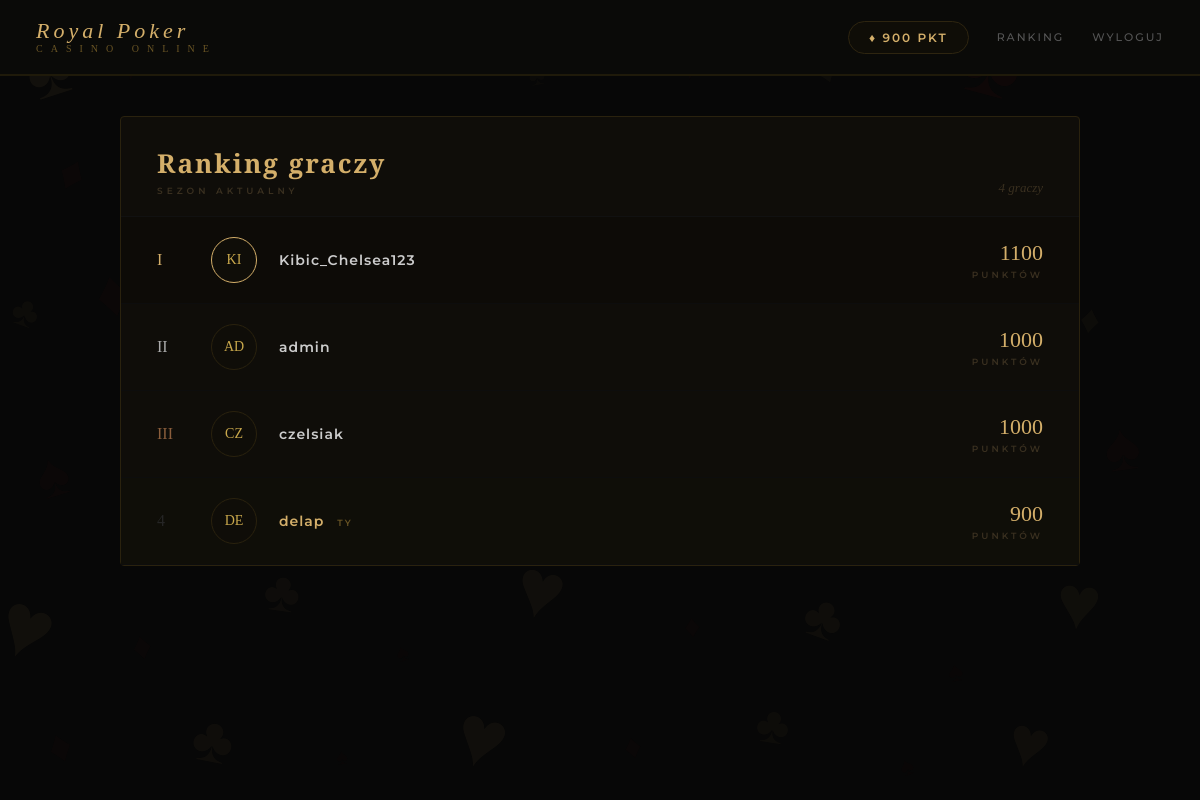
The page /ranking/ (signed in) on the database its author committed.
### accounts/models.py (models this page shows)
class Player(AbstractUser):
    points = models.IntegerField(default=1000)
    groups = models.ManyToManyField(
        'auth.Group',
        blank=True,
        related_name='player_set'
    )
    user_permissions = models.ManyToManyField(
        'auth.Permission',
        blank=True,
        related_name='player_set'
    )

### ranking/views.py (the view)
# urls.py: path('', views.ranking_view, name='ranking'),
def ranking_view(request):
    players = Player.objects.order_by('-points')
    return render(request, 'ranking/ranking.html', {'players': players})

### ranking/templates/ranking/ranking.html (shortened to what this page needs)
{% extends 'base.html' %}
{% block content %}
<div class="card" style="padding:0;">
    <div style="padding:28px 36px 20px;display:flex;justify-content:space-between;align-items:flex-end;border-bottom:1px solid #111;">
        <div>
            <h2 style="font-size:26px;margin-bottom:4px;">Ranking graczy</h2>
            <div style="font-size:9px;letter-spacing:4px;color:#3a3020;font-weight:600;">SEZON AKTUALNY</div>
        </div>
        <div style="font-family:'Playfair Display',serif;font-size:13px;color:#3a3020;font-style:italic;">{{ players.count }} graczy</div>
    </div>
    {% for player in players %}
    <a href="/ranking/profil/{{ player.username }}/" style="display:flex;align-items:center;padding:20px 36px;gap:22px;border-bottom:1px solid #0d0d0d;text-decoration:none;cursor:pointer;
        {% if forloop.first %}background:#0d0b07;{% endif %}
        {% if player == request.user %}background:#0f0e08;{% endif %}">
        <div style="font-family:'Playfair Display',serif;font-size:16px;width:32px;
            {% if forloop.counter == 1 %}color:#d4af6a;
            {% elif forloop.counter == 2 %}color:#aaa;
            {% elif forloop.counter == 3 %}color:#8b5e3c;
            {% else %}color:#252525;{% endif %}">
            {% if forloop.counter == 1 %}I
            {% elif forloop.counter == 2 %}II
            {% elif forloop.counter == 3 %}III
            {% else %}{{ forloop.counter }}{% endif %}
        </div>
        <div style="width:46px;height:46px;border-radius:50%;background:#0f0d08;
            border:1px solid {% if forloop.counter == 1 %}#d4af6a{% else %}#2a220e{% endif %};
            display:flex;align-items:center;justify-content:center;
            font-family:'Playfair Display',serif;font-size:14px;color:#c9a84c;flex-shrink:0;">
            {{ player.username|slice:":2"|upper }}
        </div>
        <div style="flex:1;">
            <div style="font-size:14px;letter-spacing:1px;font-weight:600;
                {% if player == request.user %}color:#d4af6a;{% else %}color:#ccc;{% endif %}">
                {{ player.username }}
                {% if player == request.user %}<span style="font-size:9px;letter-spacing:2px;color:#6a5525;margin-left:8px;">TY</span>{% endif %}
            </div>
        </div>
        <div style="text-align:right;">
            <div style="font-family:'Playfair Display',serif;font-size:22px;color:#d4af6a;">{{ player.points }}</div>
            <div style="font-size:9px;color:#3a3020;letter-spacing:3px;margin-top:3px;font-weight:600;">PUNKTÓW</div>
        </div>
    </a>
    {% endfor %}
</div>
{% endblock %}

### templates/base.html (shortened to what this page needs)
<!DOCTYPE html>
<html lang="pl">
<head>
</head>
<body>
    <div class="suits-bg">
        <span style="font-size:88px;top:2%;left:2%;opacity:.055;color:#d4af6a;transform:rotate(-18deg)">♠</span>
        <span style="font-size:44px;top:5%;left:10%;opacity:.04;color:#8b2020;transform:rotate(12deg)">♥</span>
        <span style="font-size:26px;top:3%;left:20%;opacity:.03;color:#d4af6a;transform:rotate(-5deg)">♦</span>
        <span style="font-size:60px;top:1%;left:32%;opacity:.035;color:#8b2020;transform:rotate(22deg)">♣</span>
        <span style="font-size:32px;top:7%;left:44%;opacity:.025;color:#d4af6a;transform:rotate(-10deg)">♠</span>
        <span style="font-size:70px;top:2%;left:56%;opacity:.04;color:#8b2020;transform:rotate(8deg)">♥</span>
        <span style="font-size:38px;top:6%;left:68%;opacity:.03;color:#d4af6a;transform:rotate(-20deg)">♦</span>
        <span style="font-size:95px;top:1%;left:80%;opacity:.055;color:#8b2020;transform:rotate(15deg)">♣</span>
        <span style="font-size:28px;top:4%;left:92%;opacity:.03;color:#d4af6a;transform:rotate(-8deg)">♠</span>
        <span style="font-size:50px;top:18%;left:5%;opacity:.035;color:#8b2020;transform:rotate(25deg)">♦</span>
        <span style="font-size:22px;top:22%;left:14%;opacity:.025;color:#d4af6a;transform:rotate(-14deg)">♣</span>
        <span style="font-size:75px;top:15%;left:24%;opacity:.04;color:#d4af6a;transform:rotate(6deg)">♠</span>
        <span style="font-size:34px;top:20%;left:38%;opacity:.03;color:#8b2020;transform:rotate(-22deg)">♥</span>
        <span style="font-size:55px;top:16%;left:50%;opacity:.035;color:#d4af6a;transform:rotate(18deg)">♦</span>
        <span style="font-size:24px;top:24%;left:62%;opacity:.025;color:#8b2020;transform:rotate(-9deg)">♣</span>
        <span style="font-size:80px;top:14%;left:72%;opacity:.045;color:#d4af6a;transform:rotate(12deg)">♥</span>
        <span style="font-size:36px;top:19%;left:86%;opacity:.03;color:#8b2020;transform:rotate(-16deg)">♠</span>
        <span style="font-size:42px;top:36%;left:1%;opacity:.03;color:#d4af6a;transform:rotate(20deg)">♣</span>
        <span style="font-size:66px;top:32%;left:8%;opacity:.04;color:#8b2020;transform:rotate(-11deg)">♦</span>
        <span style="font-size:28px;top:40%;left:18%;opacity:.025;color:#d4af6a;transform:rotate(7deg)">♠</span>
        <span style="font-size:85px;top:30%;left:28%;opacity:.045;color:#8b2020;transform:rotate(-24deg)">♥</span>
        <span style="font-size:30px;top:38%;left:42%;opacity:.025;color:#d4af6a;transform:rotate(13deg)">♦</span>
        <span style="font-size:58px;top:33%;left:54%;opacity:.038;color:#8b2020;transform:rotate(-7deg)">♣</span>
        <span style="font-size:22px;top:42%;left:66%;opacity:.022;color:#d4af6a;transform:rotate(19deg)">♠</span>
        <span style="font-size:72px;top:29%;left:76%;opacity:.042;color:#8b2020;transform:rotate(-13deg)">♥</span>
        <span style="font-size:40px;top:37%;left:90%;opacity:.03;color:#d4af6a;transform:rotate(9deg)">♦</span>
        <span style="font-size:62px;top:55%;left:3%;opacity:.038;color:#8b2020;transform:rotate(-17deg)">♠</span>
        <span style="font-size:30px;top:60%;left:12%;opacity:.025;color:#d4af6a;transform:rotate(14deg)">♥</span>
        <span style="font-size:48px;top:52%;left:22%;opacity:.032;color:#8b2020;transform:rotate(-6deg)">♣</span>
        <span style="font-size:20px;top:62%;left:34%;opacity:.022;color:#d4af6a;transform:rotate(21deg)">♦</span>
        <span style="font-size:78px;top:50%;left:44%;opacity:.042;color:#8b2020;transform:rotate(-15deg)">♠</span>
        <span style="font-size:36px;top:58%;left:58%;opacity:.028;color:#d4af6a;transform:rotate(10deg)">♥</span>
        <span style="font-size:54px;top:53%;left:70%;opacity:.035;color:#8b2020;transform:rotate(-22deg)">♦</span>
        <span style="font-size:26px;top:63%;left:82%;opacity:.022;color:#d4af6a;transform:rotate(16deg)">♣</span>
        <span style="font-size:68px;top:51%;left:92%;opacity:.04;color:#8b2020;transform:rotate(-8deg)">♠</span>
        <span style="font-size:90px;top:72%;left:0%;opacity:.05;color:#d4af6a;transform:rotate(22deg)">♥</span>
        <span style="font-size:38px;top:78%;left:11%;opacity:.03;color:#8b2020;transform:rotate(-12deg)">♦</span>
        <span style="font-size:56px;top:70%;left:22%;opacity:.036;color:#d4af6a;transform:rotate(8deg)">♣</span>
        <span style="font-size:24px;top:80%;left:33%;opacity:.022;color:#8b2020;transform:rotate(-18deg)">♠</span>
        <span style="font-size:82px;top:68%;left:43%;opacity:.046;color:#d4af6a;transform:rotate(14deg)">♥</span>
        <span style="font-size:32px;top:76%;left:57%;opacity:.026;color:#8b2020;transform:rotate(-5deg)">♦</span>
        <span style="font-size:60px;top:73%;left:67%;opacity:.038;color:#d4af6a;transform:rotate(20deg)">♣</span>
        <span style="font-size:28px;top:82%;left:79%;opacity:.022;color:#8b2020;transform:rotate(-10deg)">♠</span>
        <span style="font-size:76px;top:70%;left:88%;opacity:.044;color:#d4af6a;transform:rotate(6deg)">♥</span>
        <span style="font-size:46px;top:90%;left:4%;opacity:.03;color:#8b2020;transform:rotate(-20deg)">♦</span>
        <span style="font-size:64px;top:88%;left:16%;opacity:.038;color:#d4af6a;transform:rotate(11deg)">♣</span>
        <span style="font-size:22px;top:93%;left:28%;opacity:.02;color:#8b2020;transform:rotate(-7deg)">♠</span>
        <span style="font-size:86px;top:86%;left:38%;opacity:.048;color:#d4af6a;transform:rotate(17deg)">♥</span>
        <span style="font-size:34px;top:91%;left:52%;opacity:.026;color:#8b2020;transform:rotate(-13deg)">♦</span>
        <span style="font-size:52px;top:87%;left:63%;opacity:.033;color:#d4af6a;transform:rotate(9deg)">♣</span>
        <span style="font-size:26px;top:94%;left:75%;opacity:.02;color:#8b2020;transform:rotate(-21deg)">♠</span>
        <span style="font-size:70px;top:88%;left:84%;opacity:.04;color:#d4af6a;transform:rotate(15deg)">♥</span>
    </div>
    <nav>
        <a href="/" class="nav-logo">Royal Poker<span>CASINO ONLINE</span></a>
        <div class="nav-links">
            {% if user.is_authenticated %}
                <span class="nav-points">♦ {{ user.points }} PKT</span>
                <a href="/ranking/">RANKING</a>
                <a href="/accounts/logout/">WYLOGUJ</a>
            {% else %}
                <a href="/accounts/login/">LOGOWANIE</a>
                <a href="/accounts/register/">REJESTRACJA</a>
            {% endif %}
        </div>
    </nav>
    <div class="container">
        {% block content %}{% endblock %}
    </div>
</body>
</html>

### templates/base.html (style rules this page uses)
* { margin: 0; padding: 0; box-sizing: border-box; }
body { background-color: #070707; color: #f0e6d3; font-family: 'Montserrat', sans-serif; min-height: 100vh; }
nav { background: #0a0a08; border-bottom: 2px solid #1f1a0a; padding: 20px 36px; display: flex; justify-content: space-between; align-items: center; position: relative; z-index: 3; }
.nav-logo { font-family: 'Playfair Display', serif; font-size: 22px; color: #d4af6a; letter-spacing: 4px; font-style: italic; line-height: 1; text-decoration: none; }
.nav-logo span { font-style: normal; font-size: 10px; letter-spacing: 8px; display: block; color: #6a5525; margin-top: 2px; }
.nav-links { display: flex; align-items: center; gap: 28px; }
.nav-links a { font-size: 11px; color: #555; letter-spacing: 2px; cursor: pointer; font-weight: 500; text-decoration: none; transition: color 0.2s; }
.nav-points { font-size: 12px; color: #d4af6a; letter-spacing: 2px; border: 1px solid #2e2510; padding: 8px 20px; border-radius: 30px; background: #0f0d07; font-weight: 600; }
.container { max-width: 1000px; margin: 40px auto; padding: 0 20px; position: relative; z-index: 2; }
.card { background: #0f0d09; border: 1px solid #2a220e; border-radius: 4px; padding: 40px; margin-bottom: 24px; }
h1, h2 { font-family: 'Playfair Display', serif; color: #d4af6a; margin-bottom: 20px; letter-spacing: 2px; }
.suits-bg { position: fixed; top: 0; left: 0; right: 0; bottom: 0; z-index: 0; pointer-events: none; overflow: hidden; }
.suits-bg span { position: absolute; font-family: 'Playfair Display', serif; user-select: none; }

### rows shown on the page
Player: points "900", username "DE", username "delap", shows "TY"
Player: shows "I", username "KI", username "Kibic_Chelsea123", points "1100"
Player: shows "II", username "AD", username "admin", points "1000"
Player: shows "III", username "CZ", username "czelsiak", points "1000"

### other values the page prints
{{ players.count }} "4"
